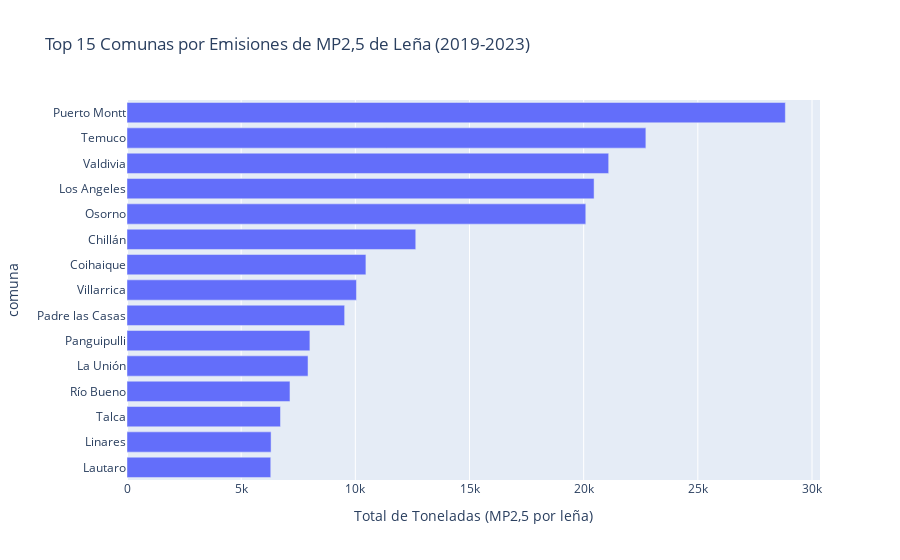

The notebook cell this image was saved under:
### Markdown cell above
Calcularemos el **total de emisiones de MP2,5 por Leña en el Sur de Chile** para tambien unirlo con el mapa.

### Code cell
# 1. Filtramos por el problema específico
df_lena_mp25 = df_total[
    (df_total['contaminantes'] == 'MP2,5') &
    (df_total['tipo_fuente'].str.contains('leña', case=False))
].copy()

# 2. Agrupamos por comuna para encontrar los hotspots de este problema
hotspots_lena_mp25 = df_lena_mp25.groupby('comuna')['cantidad_toneladas'].sum().nlargest(15)

# 3. Visualizamos los resultados
fig_hotspots = px.bar(
    hotspots_lena_mp25,
    y=hotspots_lena_mp25.index,
    x='cantidad_toneladas',
    orientation='h',
    title='Top 15 Comunas por Emisiones de MP2,5 de Leña (2019-2023)',
    labels={'cantidad_toneladas': 'Total de Toneladas (MP2,5 por leña)', 'y': 'Comuna'}
)
fig_hotspots.update_layout(yaxis={'categoryorder':'total ascending'})
fig_hotspots.show()

### Figure 1 — Plotly figure (JSON) as saved in the notebook; plotly's stock layout.template omitted (floating-point values rounded to 4 significant figures)
{"data": [{"hovertemplate": "Total de Toneladas (MP2,5 por leña)=%{x}<br>comuna=%{y}<extra></extra>", "legendgroup": "", "marker": {"color": "#636efa", "pattern": {"shape": ""}}, "name": "", "orientation": "h", "showlegend": false, "textposition": "auto", "type": "bar", "x": [28830.0, 22720.0, 21100.0, 20460.0, 20090.0, 12650.0, 10460.0, 10050.0, 9531.0, 8010.0, 7928.0, 7137.0, 6722.0, 6310.0, 6296.0], "xaxis": "x", "y": ["Puerto Montt", "Temuco", "Valdivia", "Los Angeles", "Osorno", "Chillán", "Coihaique", "Villarrica", "Padre las Casas", "Panguipulli", "La Unión", "Río Bueno", "Talca", "Linares", "Lautaro"], "yaxis": "y"}], "layout": {"barmode": "relative", "legend": {"tracegroupgap": 0}, "title": {"text": "Top 15 Comunas por Emisiones de MP2,5 de Leña (2019-2023)"}, "xaxis": {"anchor": "y", "domain": [0, 1], "title": {"text": "Total de Toneladas (MP2,5 por leña)"}}, "yaxis": {"anchor": "x", "categoryorder": "total ascending", "domain": [0, 1], "title": {"text": "comuna"}}}}
